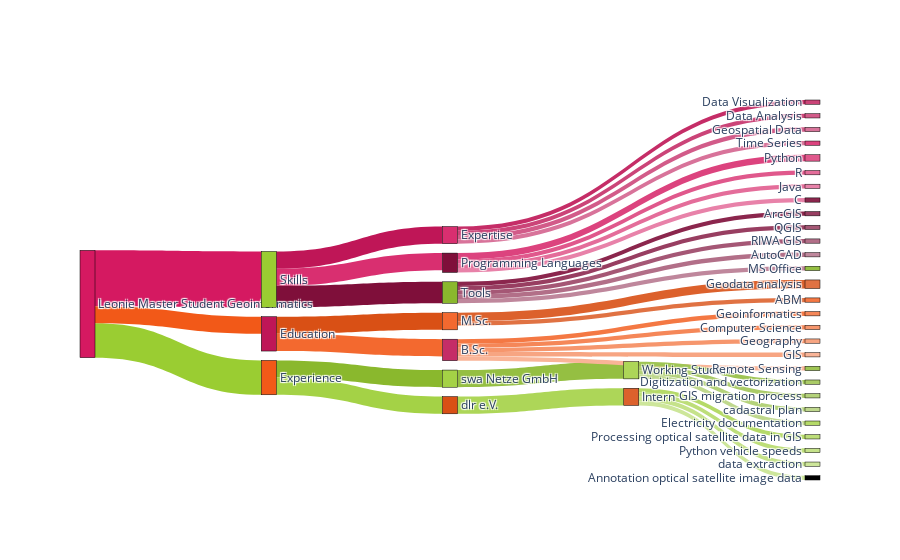

Notebook code cell kept with this figure:
### Code cell
# data
label = ["Leonie Master Student Geoinformatics",      #0
         "Skills", "Experience", "Education",    #1, 2, 3
         "Expertise", "Programming Languages", "Tools",   #4, 5, 6
         "swa Netze GmbH", "dlr e.V.",   #7, 8,
         "M.Sc.", "B.Sc.",   #9, 10
         "Data Visualization", "Data Analysis", "Geospatial Data", "Time Series",   #11, 12, 13, 14
         "Python", "R", "Java", "C",   #15, 16, 17, 18
         "ArcGIS", "QGIS", "RIWA GIS", "AutoCAD", "MS Office",  #19, 20, 21, 22, 23
         "Working Student", "Intern",   #24, 25
         "Geodata analysis", "ABM",   #26, 27
         "Geoinformatics", "Computer Science", "Geography", "GIS", "Remote Sensing",   #28, 29, 30, 31, 32
         "Digitization and vectorization", "GIS migration process", "cadastral plan", "Electricity documentation",   #33, 34, 35, 36
         "Processing optical satellite data in GIS", "Python vehicle speeds", "data extraction", "Annotation optical satellite image data",   #37, 38, 39, 40
         ]

source = [0, 0, 0,             #von Leonie -> Education, Skills, Experience
         1, 1, 1,              #von Skills -> Expertise, Programming, Tools
         2, 2,                 #von Experience -> swa, dlr
         3, 3,                 #von Education -> M.Sc., B.Sc.
         4, 4, 4, 4,           #von Expertise -> Data, Data, CV, Time
         5, 5, 5, 5,           #von Programming -> Python, R, Java, C
         6, 6, 6, 6, 6,        #von Tools -> ArcGIS, QGIS, RIWA, AutoCAD, MS
         7,                    #von swa -> Working
         8,                    #von dlr -> Intern
         9, 9,                 #von MSc ->ABM
         10, 10, 10, 10, 10,   #von BSc -> Geoinf, Inf, Geo
         24, 24, 24, 24,       #von working student -> 33, 34, 35, 36
         25, 25, 25, 25,       #von intern -> 37, 38, 39, 40
         ]
target = [1, 
          2, 
          3, 
          4, 5, 6,
          7, 8,
          9, 10,
          11, 12, 13, 14,      #von Expertise abgehend
          15, 16, 17, 18,      #von Programming abgehend
          19, 20, 21, 22, 23,  #von Tools abgehend
          24,                  #von swa abgehend
          25,                  #von dlr abgehend
          26, 27,              #von MSC abgehend
          28, 29, 30, 31, 32,  #von BSC abgehend
          33, 34, 35, 36,      #von working abgehend
          37, 38, 39, 40,      #von intern abgehend
         ]
value = [26, 16, 8, 
         8, 8, 10, 8, 8, 8, 8, 
         2, 2, 2, 2, 
         3, 2, 2, 2, 
         2, 2, 2, 2, 2, 
         8, 8, 
         4, 2, 
         2, 2, 2, 2, 2, 2, 2,
         2, 2, 2, 2,
         2, 2, 2, 2]

color_node = [
              "#d51961", #pink
              "#9acd32", #grün
              "#f25918", #orange
              "#bf1657", "#d92f70", "#7f0f3a",   #pink
              "#8ab82d", "#a4d246",   #grün
              "#d95015", "#f3692f",   #orange
              "#c52d67", "#cb4478", "#d25b89", "#d8739a",      #von Expertise abgehend, pink1
              "#dc437e", "#e0588c", "#e46d9a", "#e882a9",      #von Programming abgehend, pink2
              "#8b264d", "#983e61", "#a55775", "#b26f88", "#bf879c",  #von Tools abgehend, pink3
              "#95bf42",                  #von swa abgehend, grün1
              "#add658",                  #von dlr abgehend, grün2
              "#dc612c", "#e07243",              #von MSC abgehend, orange1
              "#f47843", "#f58758", "#f6966d", "#f7a582", "#f9b497",   #von BSC abgehend, orange2
              "#9fc554", "#aacb67", "#b4d27a", "#bfd88d",       #von working student -> 33, 34, 35, 36
              "#b5da68", "#bdde79", "#c5e28a", "#cde69a",       #von intern -> 37, 38, 39, 40
            ]

color_link = [
                 "#d51961", "#9acd32", "#f25918", 
                 "#bf1657", "#d92f70", "#7f0f3a", "#8ab82d", "#a4d246", "#d95015", "#f3692f",  #3xpink, 2xgrün, 2xorange
                 "#c52d67", "#cb4478", "#d25b89", "#d8739a",      #von Expertise abgehend, pink1
                 "#dc437e", "#e0588c", "#e46d9a", "#e882a9",      #von Programming abgehend, pink2
                 "#8b264d", "#983e61", "#a55775", "#b26f88", "#bf879c",  #von Tools abgehend, pink3
                 "#95bf42", "#add658",       #von swa abgehend, grün1, von dlr abgehend, grün2
                 "#dc612c", "#e07243",              #von MSC abgehend, orange1 
                 "#f47843", "#f58758", "#f6966d", "#f7a582", "#f9b497",   #von BSC abgehend, orange2
                 "#9fc554", "#aacb67", "#b4d27a", "#bfd88d",       #von working student -> 33, 34, 35, 36
                 "#b5da68", "#bdde79", "#c5e28a", "#cde69a",       #von intern -> 37, 38, 39, 40
            ]

# data to dict, dict to sankey
link = dict(source = source, target = target, value = value, color=color_link)
#
node = dict(label = label, pad=15, thickness=15, line = dict(color = "black", width = 0.5), color=color_node)
data = go.Sankey(link = link, node=node)

# plot
fig = go.Figure(data)
fig.show()

### Figure 1 — Plotly figure (JSON) as saved in the notebook; plotly's stock layout.template omitted (floating-point values rounded to 4 significant figures)
{"data": [{"link": {"color": ["#d51961", "#9acd32", "#f25918", "#bf1657", "#d92f70", "#7f0f3a", "#8ab82d", "#a4d246", "#d95015", "#f3692f", "#c52d67", "#cb4478", "#d25b89", "#d8739a", "#dc437e", "#e0588c", "#e46d9a", "#e882a9", "#8b264d", "#983e61", "#a55775", "#b26f88", "#bf879c", "#95bf42", "#add658", "#dc612c", "#e07243", "#f47843", "#f58758", "#f6966d", "#f7a582", "#f9b497", "#9fc554", "#aacb67", "#b4d27a", "#bfd88d", "#b5da68", "#bdde79", "#c5e28a", "#cde69a"], "source": [0, 0, 0, 1, 1, 1, 2, 2, 3, 3, 4, 4, 4, 4, 5, 5, 5, 5, 6, 6, 6, 6, 6, 7, 8, 9, 9, 10, 10, 10, 10, 10, 24, 24, 24, 24, 25, 25, 25, 25], "target": [1, 2, 3, 4, 5, 6, 7, 8, 9, 10, 11, 12, 13, 14, 15, 16, 17, 18, 19, 20, 21, 22, 23, 24, 25, 26, 27, 28, 29, 30, 31, 32, 33, 34, 35, 36, 37, 38, 39, 40], "value": [26, 16, 8, 8, 8, 10, 8, 8, 8, 8, 2, 2, 2, 2, 3, 2, 2, 2, 2, 2, 2, 2, 2, 8, 8, 4, 2, 2, 2, 2, 2, 2, 2, 2, 2, 2, 2, 2, 2, 2, 2, 2]}, "node": {"color": ["#d51961", "#9acd32", "#f25918", "#bf1657", "#d92f70", "#7f0f3a", "#8ab82d", "#a4d246", "#d95015", "#f3692f", "#c52d67", "#cb4478", "#d25b89", "#d8739a", "#dc437e", "#e0588c", "#e46d9a", "#e882a9", "#8b264d", "#983e61", "#a55775", "#b26f88", "#bf879c", "#95bf42", "#add658", "#dc612c", "#e07243", "#f47843", "#f58758", "#f6966d", "#f7a582", "#f9b497", "#9fc554", "#aacb67", "#b4d27a", "#bfd88d", "#b5da68", "#bdde79", "#c5e28a", "#cde69a"], "label": ["Leonie Master Student Geoinformatics", "Skills", "Experience", "Education", "Expertise", "Programming Languages", "Tools", "swa Netze GmbH", "dlr e.V.", "M.Sc.", "B.Sc.", "Data Visualization", "Data Analysis", "Geospatial Data", "Time Series", "Python", "R", "Java", "C", "ArcGIS", "QGIS", "RIWA GIS", "AutoCAD", "MS Office", "Working Student", "Intern", "Geodata analysis", "ABM", "Geoinformatics", "Computer Science", "Geography", "GIS", "Remote Sensing", "Digitization and vectorization", "GIS migration process", "cadastral plan", "Electricity documentation", "Processing optical satellite data in GIS", "Python vehicle speeds", "data extraction", "Annotation optical satellite image data"], "line": {"color": "black", "width": 0.5}, "pad": 15, "thickness": 15}, "type": "sankey"}], "layout": {"autosize": true}}
